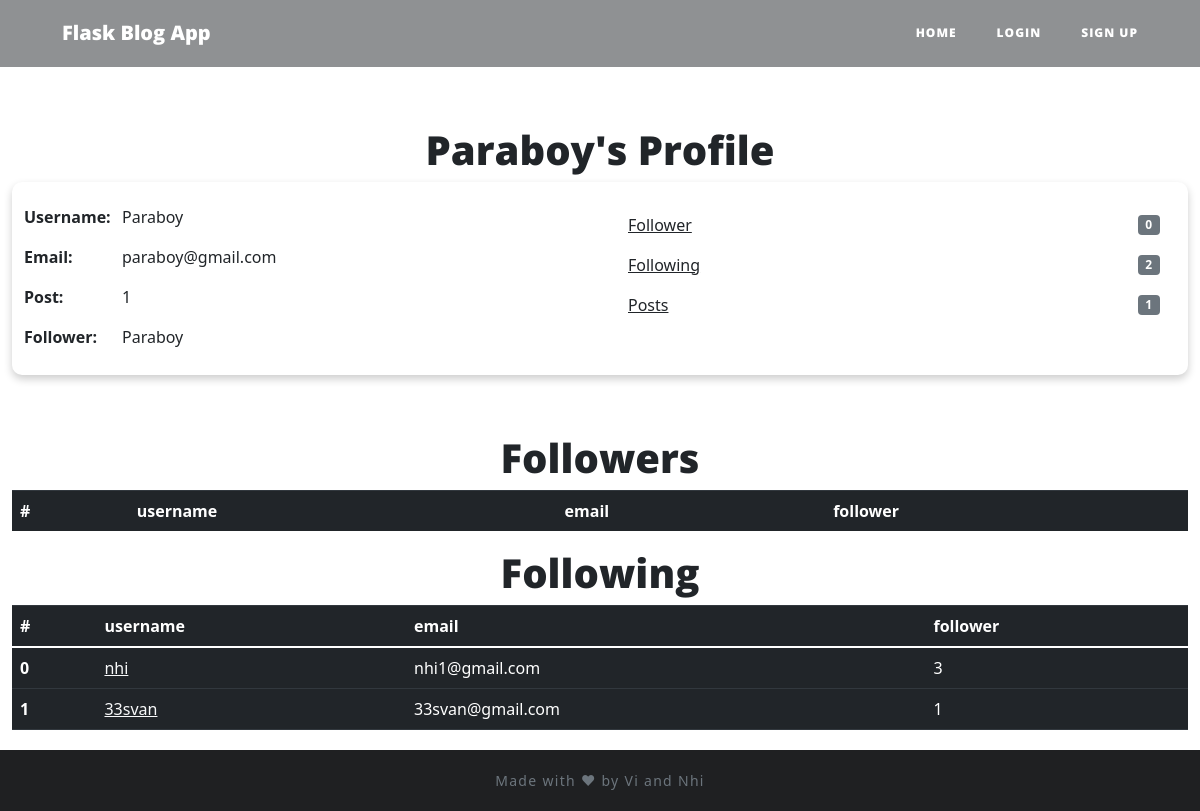
Screenshot of /profile/4 with the database file from the repository.
### website/models.py (models this page shows)
class User(db.Model, UserMixin):
    id = db.Column(db.Integer, primary_key=True)
    email = db.Column(db.String(150), unique=True)
    username = db.Column(db.String(150), unique=True)
    password = db.Column(db.String(150))
    date_created = db.Column(db.DateTime, index=True, default=datetime.now)
    posts = db.relationship('Post', backref='user', passive_deletes=True)
    comments = db.relationship('Comment', backref='user', passive_deletes=True)
    likes = db.relationship('Like', backref='user', passive_deletes=True)
    followed = db.relationship('Follow', foreign_keys=[Follow.follower_id], backref=db.backref('follower', lazy='joined'), lazy=True, cascade='all, delete-orphan')
    followers = db.relationship('Follow', foreign_keys=[Follow.followed_id], backref=db.backref('followed', lazy='joined'), lazy=True, cascade='all, delete-orphan')

class Follow(db.Model):
    follower_id = db.Column(db.Integer, db.ForeignKey('user.id'),
    primary_key=True)
    followed_id = db.Column(db.Integer, db.ForeignKey('user.id'),
    primary_key=True)
    timestamp = db.Column(db.DateTime, default=datetime.now)

### website/views.py (the view)
@views.route("/profile/<author>")
def profile(author):
    user = User.query.filter_by(id=author).first()
    follower = current_user
    hasfollow = Follow()
    if follower.is_authenticated:
        hasfollow = Follow.query.filter_by(follower_id=follower.id, followed_id=user.id).first()
    if not user:
        flash('No user with that username exists.', category='error')
        return redirect(url_for('views.home'))
    return render_template("userprofile.html", Blogger = user,user = current_user, hasfollow = hasfollow)

### website/templates/userprofile.html (shortened to what this page needs)
{% extends "base.html" %} {% block title %}Home{% endblock %}
{% block body %}
{{ super() }}
{% endblock %}
{% block content%}
    <h1 align="center" style="padding-top: 5%;">{{Blogger.username}}'s Profile</h1>
    <div class="container-fluid" style="background-color: rgb(255, 255, 255); box-shadow: 0 4px 8px 0 rgba(0,0,0,0.2); border-radius: 10px;">
        <div class="row" style="padding-top: 2%;"></div>
        <div class="row">
            <div class="col-sm">
                <div class="row">
                    <div class="col-2">
                        <p><b>Username:</b></p>
                        <p><b>Email:</b></p>
                        <p><b>Post:</b></p>
                        <p><b>Follower:</b></p>
                    </div>
                    <div class="col-6">
                        <p>{{Blogger.username}}</p>
                        <p>{{Blogger.email}}</p>
                        <p>{{Blogger.posts|length}}</p>
                        <p>{{Blogger.username}}</p>
                    </div>
                </div>
            </div>
            <div class="col-sm">
                <ul class="list-group list-group-flush">
                    <li class="list-group-item d-flex justify-content-between align-items-center">
                        <a href="#followers" class = "link-dark">Follower</a>
                        <span class="badge badge-secondary badge-pill">{{Blogger.followers|length}}</span>
                    </li>
                    <li class="list-group-item d-flex justify-content-between align-items-center">
                        <a href="following" class = "link-dark">Following</a>
                        <span class="badge badge-secondary badge-pill">{{Blogger.followed|length}}</span>
                    </li>
                    <li class="list-group-item d-flex justify-content-between align-items-center">
                        <a href="/posts/{{Blogger.username}}" class = "link-dark">Posts</a>
                        <span class="badge badge-secondary badge-pill">{{Blogger.posts|length}}</span>
                    </li>
                </ul>
            </div>
        </div>
        <div class="row" style="padding-top: 10px;"></div>
    </div>
    <section id="followers">
    <h1 align="center">Followers</h1>
    <table class="table table-dark">
        <thead>
          <tr>
            <th scope="col">#</th>
            <th scope="col">username</th>
            <th scope="col">email</th>
            <th scope="col">follower</th>
          </tr>
        </thead>
          {% set i = namespace(value=0) %}
    </table>
    </section>
    <section id="following">
    <h1 align="center">Following</h1>
    <table class="table table-dark">
        <thead>
          <tr>
            <th scope="col">#</th>
            <th scope="col">username</th>
            <th scope="col">email</th>
            <th scope="col">follower</th>
          </tr>
        </thead>
        <tbody>
          {% set i = namespace(value=0) %}
          {% for follower in Blogger.followed %}
            <tr>
                <th scope="row">{{i.value}} </th>
                <td><a href="/profile/{{follower.followed.id}}" class="link-light">{{follower.followed.username}}</a></td>
                <td>{{follower.followed.email}}</td>
                <td>{{follower.followed.followers|length}}</td>
            </tr>
            {% set i.value = i.value + 1 %}
          {% endfor %}
        </tbody>
    </table>
</section>
    {% endblock %}

### website/static/main.css (style rules this page uses)
body { font-size: 20px; color: #212529; font-family: 'Lora', 'Times New Roman', serif; }
p { line-height: 1.5; margin: 30px 0; text-align: justify; }
h1, h2, h3, h4, h5, h6 { font-weight: 800 !important; font-family: 'Open Sans', 'Helvetica Neue', Helvetica, Arial, sans-serif !important; }
a { color: #212529; transition: all 0.2s; }

### website/templates/userprofile.html (style rules this page uses)
body { background-image: url('https://images.unsplash.com/photo-1542435503-956c469947f6?ixlib=rb-1.2.1&ixid=MnwxMjA3fDB8MHxwaG90by1wYWdlfHx8fGVufDB8fHx8&auto=format&fit=crop&w=774&q=80'); background-size: cover; padding-top: 67px; max-width: 100%; max-height: 100%; }

### rows the page displays
User: username "Paraboy", email "paraboy@gmail.com"
Follow: value "0", followed.username "nhi", followed.email "nhi1@gmail.com", followed.followers|length "3"
Follow: value "1", followed.username "33svan", followed.email "33svan@gmail.com", followed.followers|length "1"

### other values shown
{{ Blogger.posts|length }} "1"
{{ Blogger.followers|length }} "0"
{{ Blogger.followed|length }} "2"
